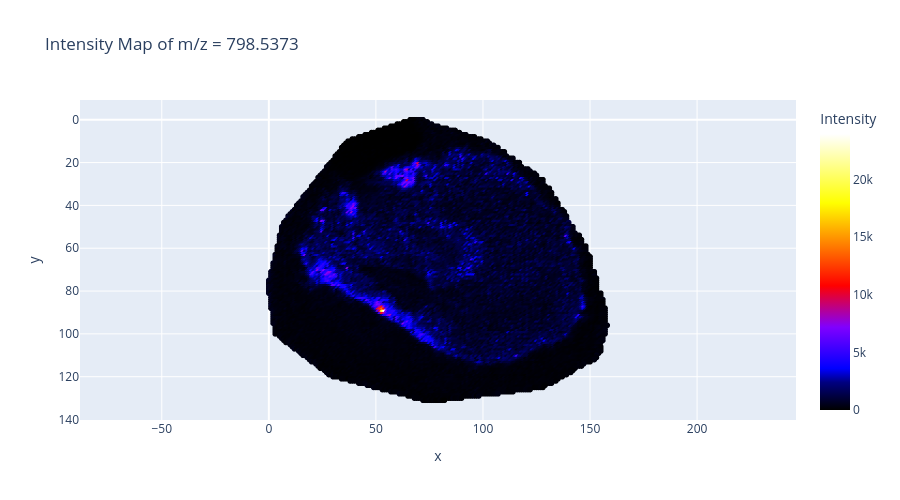

Notebook code for this chart:
### Code cell
plot_mz_across_sample_custom(adata, target_mz=798.5422, tol=0.01)

### Figure 1 — Plotly figure (JSON) as saved in the notebook; plotly's stock layout.template omitted (floating-point values rounded to 4 significant figures; data arrays with more than 128 entries replaced by an {"elided": "..."} marker saying what was removed)
{"data": [{"hovertemplate": "x=%{x}<br>y=%{y}<br>Intensity=%{marker.color}<extra></extra>", "legendgroup": "", "marker": {"color": {"elided": "15562 int values"}, "coloraxis": "coloraxis", "symbol": "circle"}, "mode": "markers", "name": "", "showlegend": false, "type": "scattergl", "x": {"elided": "15562 int values"}, "xaxis": "x", "y": {"elided": "15562 int values"}, "yaxis": "y"}], "layout": {"coloraxis": {"colorbar": {"title": {"text": "Intensity"}}, "colorscale": [[0, "#000000"], [0.1, "#000080"], [0.15, "#0000FF"], [0.3, "#8000FF"], [0.45, "#FF0000"], [0.6, "#FF8000"], [0.75, "#FFFF00"], [1, "#FFFFFF"]]}, "height": 500, "legend": {"tracegroupgap": 0}, "title": {"text": "Intensity Map of m/z = 798.5373"}, "xaxis": {"anchor": "y", "domain": [0, 1], "title": {"text": "x"}}, "yaxis": {"anchor": "x", "autorange": "reversed", "domain": [0, 1], "scaleanchor": "x", "title": {"text": "y"}}}}
